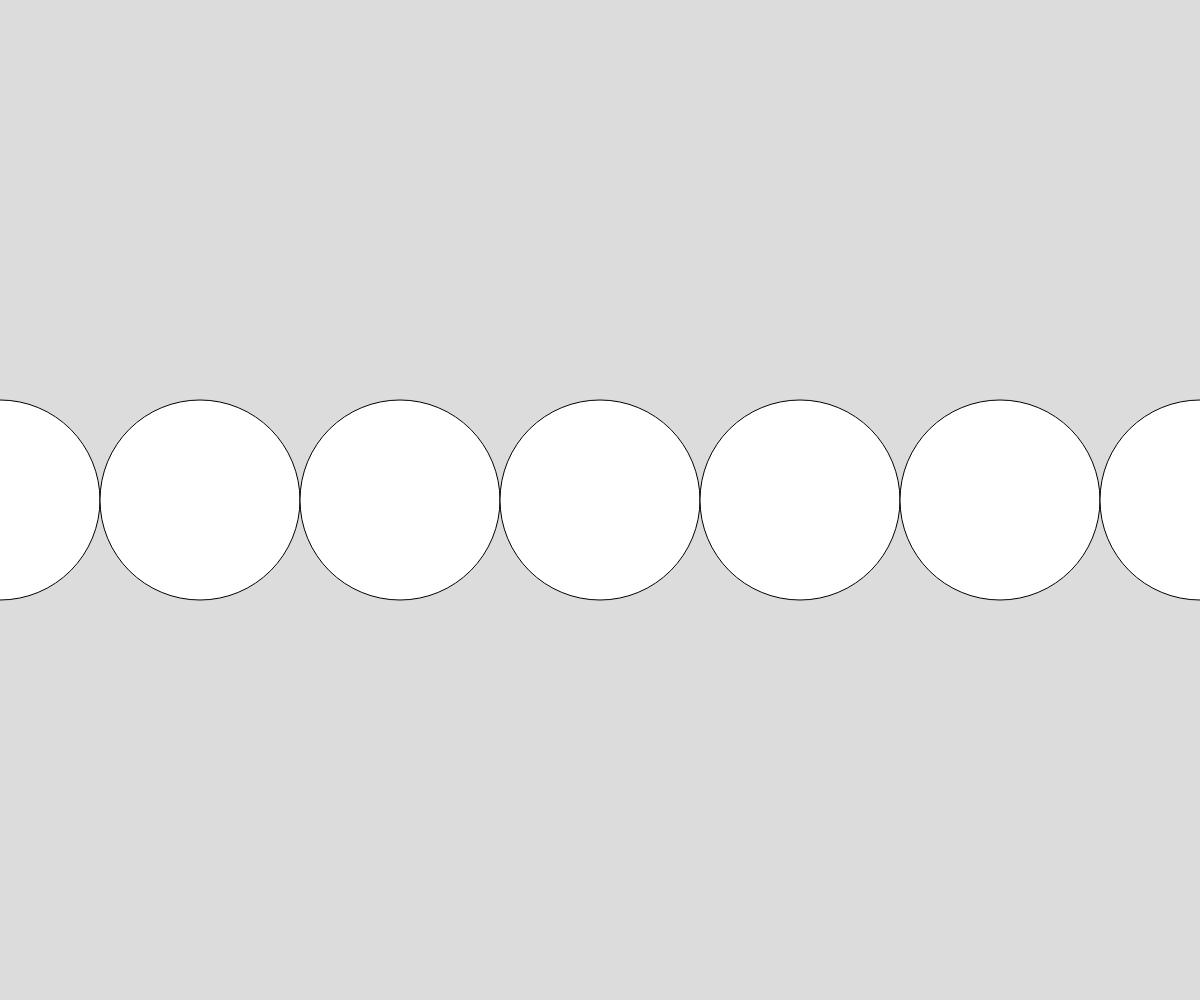
Frame 1 (no input)
Frame 60 (no input): identical to frame 1, image omitted
Frame 120 (the mouse pressed at the canvas centre since frame 60): identical to frame 1, image omitted

The p5.js sketch that drew this single still picture (run headless with seeded random() and noise() and a simulated clock; from frame 60 on, the mouse is pressed at the canvas centre):

// p5.js sketch
// ── sketch.js
function setup() {
  createCanvas(windowWidth, windowHeight);
}

function draw() {
  background(220);

  // initialisierung; bedingung; update

  for (let i = 0; i < 10; i++) {

       ellipse(200 *i, height / 2, 200, 200);

    console.log(i);

    

    //anweisung


  }
}
